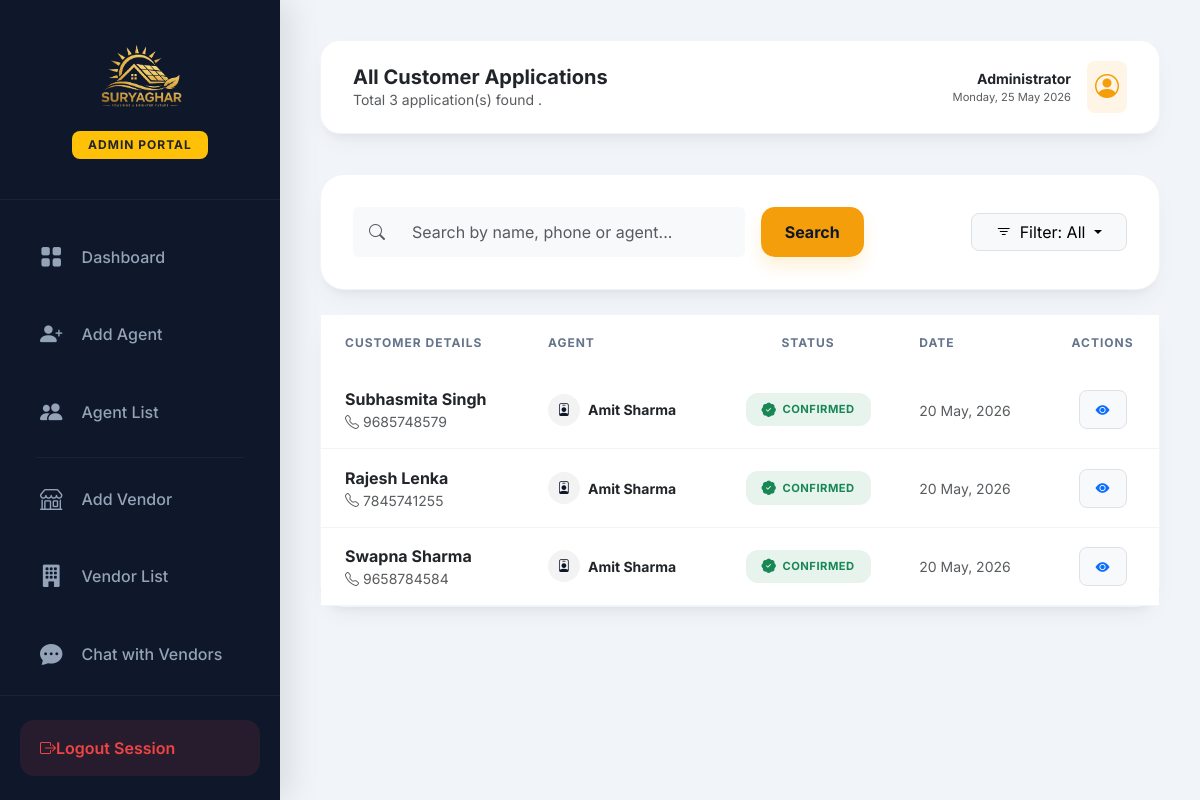
/admin-all-customers/ (signed in), run on an earlier commit of the app's database.
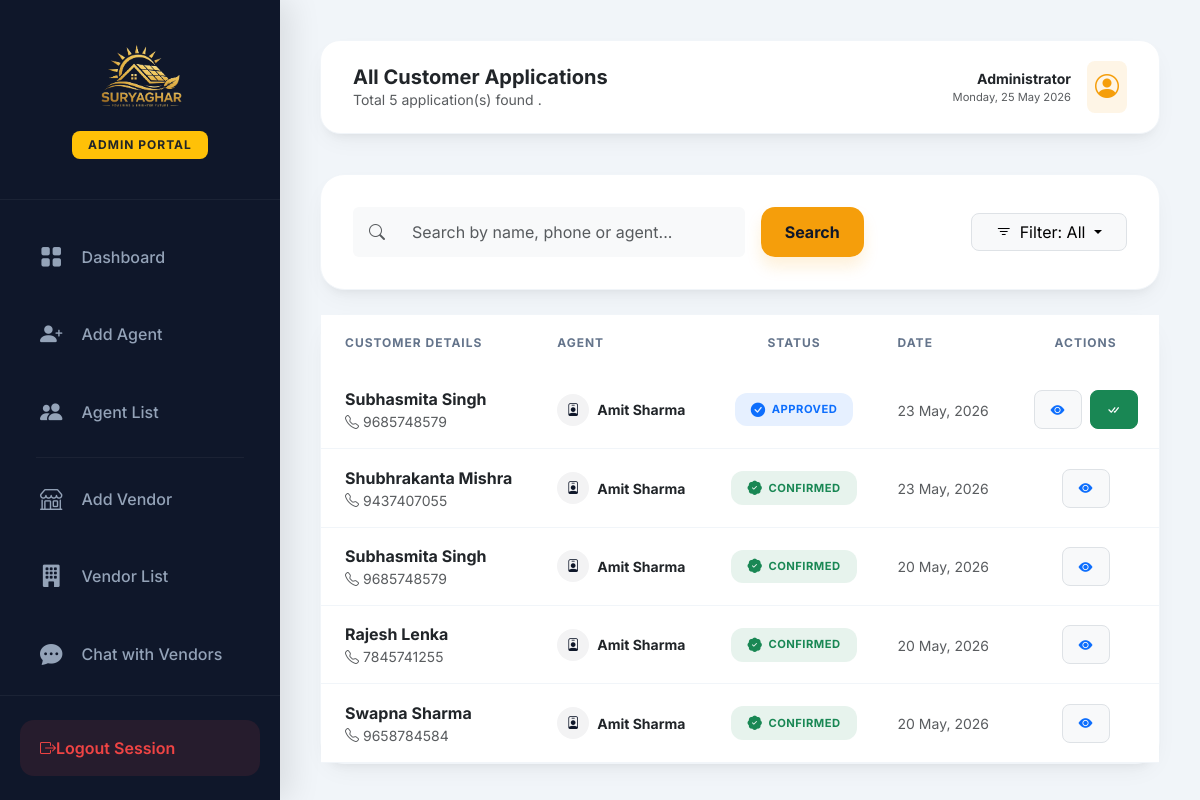
And on a later commit of the database.
### app/models.py (models this page shows, shortened)
class Customer(models.Model):
    STATUS_CHOICES = [
        ('Pending', 'Pending'),
        ('Approved', 'Approved'),
        ('Confirmed', 'Confirmed'),
        ('Rejected', 'Rejected'),
    ]
    VENDOR_STATUS_CHOICES = [
        ('Pending', 'Pending'),
        ('Approve', 'Approve'),
        ('Complete', 'Complete'),
        ('Hold', 'Hold'),
    ]
    agent = models.ForeignKey(Agent, on_delete=models.CASCADE, related_name='customers')
    customer_name = models.CharField(max_length=200)
    aadhaar_card = models.FileField(upload_to='customers/aadhaar/')
    pan_card = models.FileField(upload_to='customers/pan/')
    electricity_bill = models.FileField(upload_to='customers/bills/')
    bank_document = models.FileField(upload_to='customers/bank/')
    roof_photo = models.FileField(upload_to='customers/roof/')
    meter_photo = models.FileField(upload_to='customers/meter/')
    passport_photo = models.FileField(upload_to='customers/photos/')
    ownership_proof = models.FileField(upload_to='customers/ownership/')
    vendor_quotation = models.FileField(upload_to='customers/quotations/')
    mobile_number = models.CharField(max_length=15)
    address = models.TextField()
    status = models.CharField(max_length=20, choices=STATUS_CHOICES, default='Pending')
    remark = models.TextField(null=True, blank=True)
    vendor = models.ForeignKey('Vendor', on_delete=models.SET_NULL, null=True, blank=True, related_name='assigned_customers')
    vendor_remark = models.TextField(null=True, blank=True)
    assigned_to_vendor_at = models.DateTimeField(null=True, blank=True)
    vendor_status = models.CharField(max_length=20, choices=VENDOR_STATUS_CHOICES, default='Pending')
    vendor_status_remark = models.TextField(null=True, blank=True)
    vendor_status_updated_at = models.DateTimeField(null=True, blank=True)
    created_at = models.DateTimeField(auto_now_add=True)

class Agent(models.Model):
    name = models.CharField(max_length=100)
    email = models.EmailField(unique=True)
    phone = models.CharField(max_length=15, unique=True)
    address = models.TextField(null=True, blank=True)
    profile_photo = models.ImageField(upload_to='profile_photos/', null=True, blank=True)
    aadhar_number = models.CharField(max_length=15, null=True, blank=True)
    aadhar_card_image = models.ImageField(upload_to='aadhar_cards/', null=True, blank=True)
    password = models.CharField(max_length=100)
    is_active = models.BooleanField(default=True)
    created_at = models.DateTimeField(auto_now_add=True)

### app/views.py (the view)
# urls.py: path('admin-all-customers/', views.all_customers_list, name='all_customers_list'), # All Customers Filterable List (Admin)
def all_customers_list(request):
    if not request.user.is_authenticated or not request.user.is_staff:
        return redirect('admin_login')
    status_filter = request.GET.get('status')
    search_query = request.GET.get('search')
    customers = Customer.objects.all().order_by('-created_at')
    if status_filter:
        customers = customers.filter(status=status_filter)
    if search_query:
        customers = customers.filter(
            Q(customer_name__icontains=search_query) |
            Q(mobile_number__icontains=search_query) |
            Q(agent__name__icontains=search_query)
        )
    return render(request, 'admin/all_customers_list.html', {
        'customers': customers,
        'status_filter': status_filter,
        'search_query': search_query
    })

### app/templates/admin/all_customers_list.html (shortened to what this page needs)
{% extends 'admin/admin_dashboard.html' %}
{% load static %}
{% block page_title %}
    {% if status_filter %}{{ status_filter }} Customers{% else %}All Customer Applications{% endif %}
{% endblock %}
{% block page_subtitle %}
    Total {{ customers|length }} application(s) found {% if status_filter %}with status '{{ status_filter }}'{% endif %}.
{% endblock %}
{% block dashboard_content %}
<div class="row g-4 mb-4">
    <div class="col-12">
        <div class="modern-card">
            <div class="row align-items-center g-3">
                <div class="col-md-8">
                    <form method="GET" class="d-flex gap-3">
                        <div class="input-group flex-grow-1">
                            <span class="input-group-text bg-light border-0 px-3"><i class="bi bi-search text-muted"></i></span>
                            <input type="text" name="search" class="form-control border-0 bg-light py-2" placeholder="Search by name, phone or agent..." value="{{ search_query|default:'' }}">
                        </div>
                        <button class="btn btn-modern-gold px-4" type="submit">Search</button>
                    </form>
                </div>
                <div class="col-md-4 text-md-end">
                    <div class="dropdown">
                        <button class="btn btn-light border dropdown-toggle px-4 rounded-3" type="button" data-bs-toggle="dropdown">
                            <i class="bi bi-filter me-2"></i>Filter: {{ status_filter|default:"All" }}
                        </button>
                    </div>
                </div>
            </div>
        </div>
    </div>
</div>
<div class="modern-card p-0">
    <div class="table-responsive">
        <table class="table modern-table mb-0">
        <thead>
            <tr>
                <th class="ps-4">Customer Details</th>
                <th>Agent</th>
                <th class="text-center">Status</th>
                <th>Date</th>
                <th class="text-center">Actions</th>
            </tr>
        </thead>
        <tbody>
            {% for customer in customers %}
            <tr>
                <td class="ps-4 py-3">
                    <div class="fw-bold text-dark">{{ customer.customer_name }}</div>
                    <div class="small text-muted"><i class="bi bi-telephone me-1"></i>{{ customer.mobile_number }}</div>
                </td>
                <td>
                    <div class="d-flex align-items-center">
                        <div class="icon-navy p-2 rounded-circle me-2" style="width: 32px; height: 32px; font-size: 0.8rem; display: flex; align-items: center; justify-content: center;">
                            <i class="bi bi-person-badge"></i>
                        </div>
                        <span class="small fw-bold text-dark">{{ customer.agent.name }}</span>
                    </div>
                </td>
                <td class="text-center">
                    {% if customer.status == 'Pending' %}
                        <span class="badge-modern bg-warning bg-opacity-10 text-dark">
                            <i class="bi bi-clock-history"></i> Pending
                        </span>
                    {% elif customer.status == 'Approved' %}
                        <span class="badge-modern bg-primary bg-opacity-10 text-primary">
                            <i class="bi bi-check-circle-fill"></i> Approved
                        </span>
                    {% elif customer.status == 'Confirmed' %}
                        <span class="badge-modern bg-success bg-opacity-10 text-success">
                            <i class="bi bi-patch-check-fill"></i> Confirmed
                        </span>
                    {% elif customer.status == 'Rejected' %}
                        <span class="badge-modern bg-danger bg-opacity-10 text-danger">
                            <i class="bi bi-x-circle-fill"></i> Rejected
                        </span>
                    {% endif %}
                </td>
                <td><span class="small text-muted">{{ customer.created_at|date:"d M, Y" }}</span></td>
                <td class="text-center">
                    <div class="d-flex gap-2 justify-content-center">
                        <a href="{% url 'customer_details' customer.id %}" class="btn btn-sm btn-light rounded-3 px-3 py-2 border" title="View Details">
                            <i class="bi bi-eye-fill text-primary"></i>
                        </a>
                        {% if customer.status == 'Pending' %}
                            <button type="button" class="btn btn-sm btn-outline-primary rounded-3 px-3 py-2" title="Approve" onclick="confirmCustomerStatus('{{ customer.id }}', 'Approved', 'Approve this customer?')">
                                <i class="bi bi-check-lg"></i>
                            </button>
                            <button type="button" class="btn btn-sm btn-outline-danger rounded-3 px-3 py-2" data-bs-toggle="modal" data-bs-target="#rejectModal{{ customer.id }}" title="Reject">
                                <i class="bi bi-x-lg"></i>
                            </button>
                        {% elif customer.status == 'Approved' %}
                            <button type="button" class="btn btn-sm btn-success rounded-3 px-3 py-2" title="Confirm Installation" onclick="confirmCustomerStatus('{{ customer.id }}', 'Confirmed', 'Confirm installation for this customer?')">
                                <i class="bi bi-check-all"></i>
                            </button>
                        {% endif %}
                    </div>
                </td>
            </tr>
            {% endfor %}
        </tbody>
    </table>
    </div>
</div>
{% endblock %}

### app/templates/admin/admin_dashboard.html (shortened to what this page needs)
{% load static %}
<!DOCTYPE html>
<html lang="en">
<head>
    <link href="https://cdn.jsdelivr.net/npm/bootstrap@5.3.0/dist/css/bootstrap.min.css" rel="stylesheet">
    <link rel="stylesheet" href="https://cdn.jsdelivr.net/npm/bootstrap-icons@1.11.1/font/bootstrap-icons.css">
</head>
<body>
    <div class="sidebar" id="sidebar">
        <div class="sidebar-logo-container">
            <img src="{% static 'images/logo.png' %}" alt="Suryaghar Logo" class="img-fluid mb-3" style="max-height: 75px;">
            <div class="text-center">
                <span class="badge bg-warning text-dark fw-bold px-3 py-2" style="border-radius: 8px; font-size: 0.75rem; letter-spacing: 1px;">
                    ADMIN PORTAL
                </span>
            </div>
        </div>
        <div class="sidebar-nav">
            {% block sidebar_nav %}
            <a class="nav-link {% if request.resolver_match.url_name == 'admin_dashboard' %}active{% endif %}" href="{% url 'admin_dashboard' %}">
                <i class="bi bi-grid-fill"></i> Dashboard
            </a>
            <a class="nav-link {% if request.resolver_match.url_name == 'add_agent' %}active{% endif %}" href="{% url 'add_agent' %}">
                <i class="bi bi-person-plus-fill"></i> Add Agent
            </a>
            <a class="nav-link {% if request.resolver_match.url_name == 'agent_list' or request.resolver_match.url_name == 'view_agent' or request.resolver_match.url_name == 'edit_agent' %}active{% endif %}" href="{% url 'agent_list' %}">
                <i class="bi bi-people-fill"></i> Agent List
            </a>
            <div class="sidebar-divider my-2 mx-3" style="border-top: 1px solid rgba(255,255,255,0.05);"></div>
            <a class="nav-link {% if request.resolver_match.url_name == 'add_vendor' %}active{% endif %}" href="#">
                <i class="bi bi-shop"></i> Add Vendor
            </a>
            <a class="nav-link {% if request.resolver_match.url_name == 'vendor_list' or request.resolver_match.url_name == 'edit_vendor' %}active{% endif %}" href="{% url 'vendor_list' %}">
                <i class="bi bi-building-fill"></i> Vendor List
            </a>
            <a class="nav-link {% if request.resolver_match.url_name == 'admin_chat' or request.resolver_match.url_name == 'admin_chat_list' %}active{% endif %}" href="{% url 'admin_chat_list' %}" style="position: relative;">
                <i class="bi bi-chat-dots-fill"></i> Chat with Vendors
            </a>
            {% endblock %}
        </div>
        <div class="logout-container">
            <a href="{% url 'logout' %}" class="logout-link">
                <i class="bi bi-box-arrow-right"></i>
                <span>Logout Session</span>
            </a>
        </div>
    </div>
    <div class="main-content">
        <div class="topbar d-flex justify-content-between align-items-center">
            <div class="d-flex align-items-center gap-3">
                <div>
                    <h5 class="fw-bold mb-0 text-dark">{% block page_title %}{% block welcome_msg %}System Dashboard{% endblock %}{% endblock %}</h5>
                    <p class="text-muted small mb-0">{% block page_subtitle %}{% block sub_welcome %}Welcome back, {{ user.username }}{% endblock %}{% endblock %}</p>
                </div>
            </div>
            <div class="d-flex align-items-center gap-3">
                <div class="text-end d-none d-sm-block">
                    <div class="fw-bold small text-dark">Administrator</div>
                    <div class="text-muted extra-small" style="font-size: 0.7rem;">{% now "l, d M Y" %}</div>
                </div>
                <div class="icon-gold p-2 rounded-3">
                    <i class="bi bi-person-circle fs-4"></i>
                </div>
            </div>
        </div>
        {% block dashboard_content %}{% endblock %}
    </div>
</body>
</html>

### app/templates/admin/admin_dashboard.html (style rules this page uses)
:root { --sidebar-width: 280px; --deep-navy: #0f172a; --secondary-navy: #1e293b; --gold-primary: #f59e0b; --gold-hover: #d97706; --bg-light: #f1f5f9; --text-main: #1e293b; --text-muted: #64748b; --card-shadow: 0 10px 25px -5px rgba(0, 0, 0, 0.05), 0 8px 10px -6px rgba(0, 0, 0, 0.05); --transition: all 0.3s cubic-bezier(0.4, 0, 0.2, 1); }
body { font-family: 'Inter', system-ui, -apple-system, sans-serif; background-color: var(--bg-light); color: var(--text-main); }
.sidebar { width: var(--sidebar-width); height: 100vh; position: fixed; left: 0; top: 0; background: var(--deep-navy); z-index: 1050; transition: var(--transition); display: flex; flex-direction: column; box-shadow: 10px 0 30px rgba(0,0,0,0.1); }
.sidebar-logo-container { padding: 2.5rem 1.5rem; text-align: center; border-bottom: 1px solid rgba(255,255,255,0.05); }
.sidebar-nav { padding: 1.5rem 1.25rem; flex-grow: 1; overflow-y: auto; }
.nav-link { display: flex; align-items: center; padding: 1rem 1.25rem; color: #94a3b8; border-radius: 14px; margin-bottom: 0.75rem; transition: var(--transition); font-weight: 500; }
.nav-link i { font-size: 1.4rem; margin-right: 1.2rem; }
.logout-container { padding: 1.5rem 1.25rem; border-top: 1px solid rgba(255,255,255,0.05); }
.logout-link { display: flex; align-items: center; padding: 1rem 1.25rem; color: #ef4444; border-radius: 14px; background: rgba(239, 68, 68, 0.1); transition: var(--transition); font-weight: 600; text-decoration: none; }
.main-content { margin-left: var(--sidebar-width); padding: 2.5rem; min-height: 100vh; }
.topbar { background: white; padding: 1.25rem 2rem; border-radius: 20px; box-shadow: var(--card-shadow); margin-bottom: 2.5rem; border: 1px solid #f1f5f9; }
.modern-card { background: white; border: none; border-radius: 24px; box-shadow: var(--card-shadow); padding: 2rem; transition: var(--transition); border: 1px solid #f1f5f9; }
.icon-gold { background: rgba(245, 158, 11, 0.1); color: var(--gold-primary); }
.icon-navy { background: rgba(15, 23, 42, 0.05); color: var(--deep-navy); }
.btn-modern-gold { background: var(--gold-primary); color: var(--deep-navy); padding: 0.8rem 1.8rem; border-radius: 14px; font-weight: 700; border: none; box-shadow: 0 10px 15px rgba(245, 158, 11, 0.15); transition: var(--transition); }
.modern-table thead { background: #f8fafc; }
.modern-table th { font-weight: 700; text-transform: uppercase; font-size: 0.75rem; letter-spacing: 1px; color: var(--text-muted); padding: 1.2rem; border: none; }
.modern-table td { padding: 1.2rem; vertical-align: middle; border-bottom: 1px solid #f1f5f9; }
.badge-modern { display: inline-flex; align-items: center; gap: 6px; padding: 6px 16px; border-radius: 12px; font-weight: 700; font-size: 0.7rem; text-transform: uppercase; letter-spacing: 0.5px; white-space: nowrap; transition: var(--transition); }
.badge-modern i { font-size: 0.9rem; }

What changed in the data, as far as the page shows it:
added Customer: customer_name "Subhasmita Singh", mobile_number "9685748579", agent.name "Amit Sharma", status "Approved" (drawn), created_at "23 May, 2026"
added Customer: customer_name "Shubhrakanta Mishra", mobile_number "9437407055", agent.name "Amit Sharma", status "Confirmed" (drawn), created_at "23 May, 2026"
Also different on the page:
{{ customers|length }}: "3" → "5"
